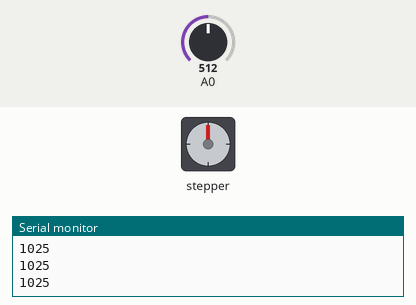
Recording of a sketch running on a simulated Arduino Uno, built with avr-gcc and run on an emulated ATmega328P. Parts: stepper motor, the last lines printed to the serial monitor. The inputs (shaded band) are chosen by the test bench; at power-on: A0 = 512. Stepper angles assume 2048 steps per turn.

Above: at 1.2 s.
1.3 s: A0 set to 716
At 1.6 s:
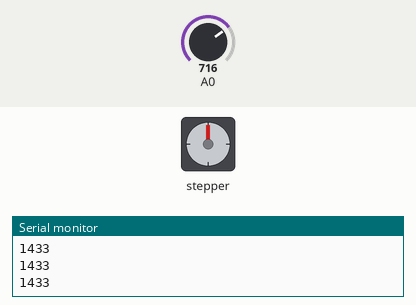
2.8 s: A0 set to 900
At 3.9 s:
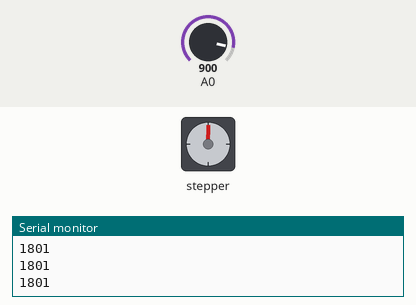
Timing chart, 0 to 5.8 s (numbered marks = the images above; inputs shaded):
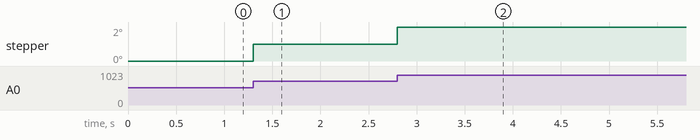

The sketch:

Stepper_code_for_lab.ino
```cpp
#include <Stepper.h> // Include the header file

#define STEPS 32


Stepper stepper(STEPS, 8, 10, 9, 11);
int Pval = 0;
int potVal = 0;
void setup() {
  Serial.begin(9600);
  stepper.setSpeed(1000);
}

void loop() {
potVal = map(analogRead(A0),0,1023,0,2048);
if (potVal>Pval)
  stepper.step(5);
if (potVal<Pval)
  stepper.step(-5);
Pval = potVal;
Serial.println(Pval);
}
```
